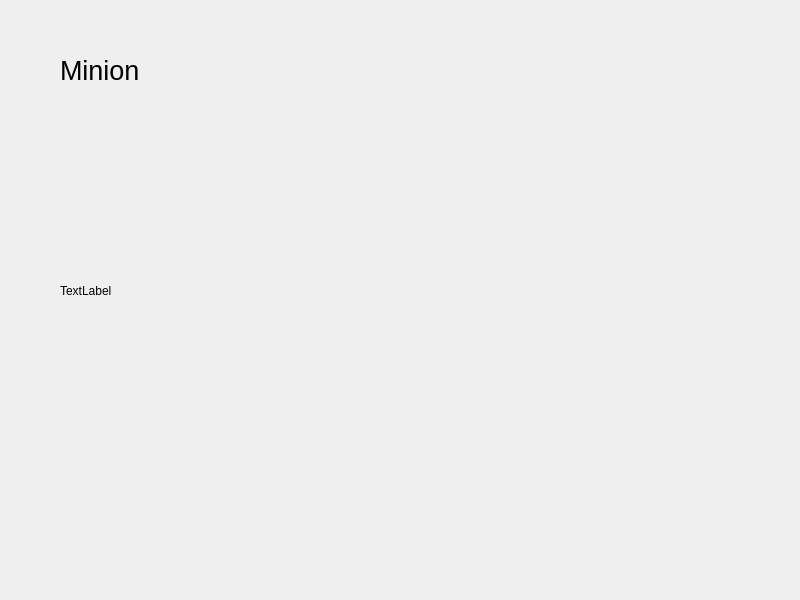
<?xml version="1.0" encoding="UTF-8"?>
<ui version="4.0">
 <class>Widget</class>
 <widget class="QWidget" name="Widget">
  <property name="geometry">
   <rect>
    <x>0</x>
    <y>0</y>
    <width>800</width>
    <height>600</height>
   </rect>
  </property>
  <property name="windowTitle">
   <string>Widget</string>
  </property>
  <widget class="QLabel" name="minionTextLabel">
   <property name="geometry">
    <rect>
     <x>60</x>
     <y>50</y>
     <width>131</width>
     <height>41</height>
    </rect>
   </property>
   <property name="font">
    <font>
     <pointsize>20</pointsize>
    </font>
   </property>
   <property name="text">
    <string>Minion</string>
   </property>
  </widget>
  <widget class="QLabel" name="imageLabel">
   <property name="geometry">
    <rect>
     <x>60</x>
     <y>140</y>
     <width>291</width>
     <height>301</height>
    </rect>
   </property>
   <property name="text">
    <string>TextLabel</string>
   </property>
   <property name="scaledContents">
    <bool>true</bool>
   </property>
  </widget>
 </widget>
 <resources/>
 <connections/>
</ui>
